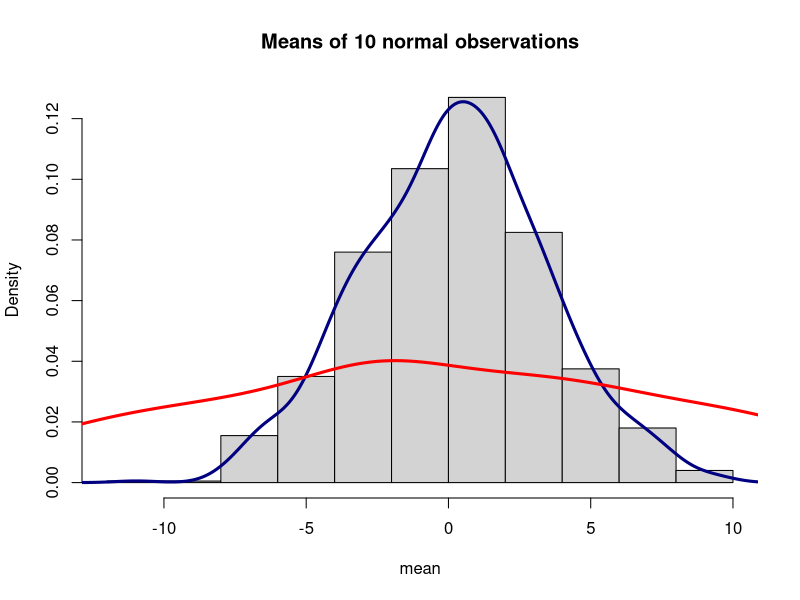
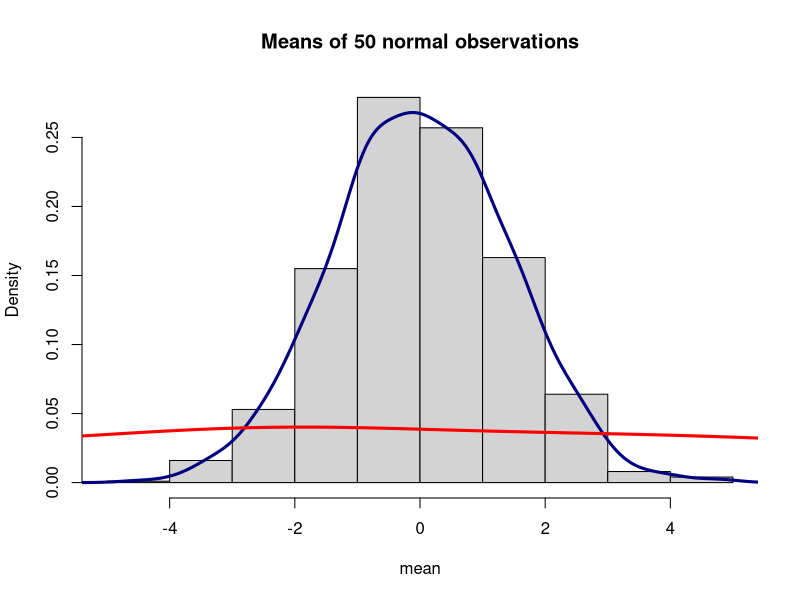
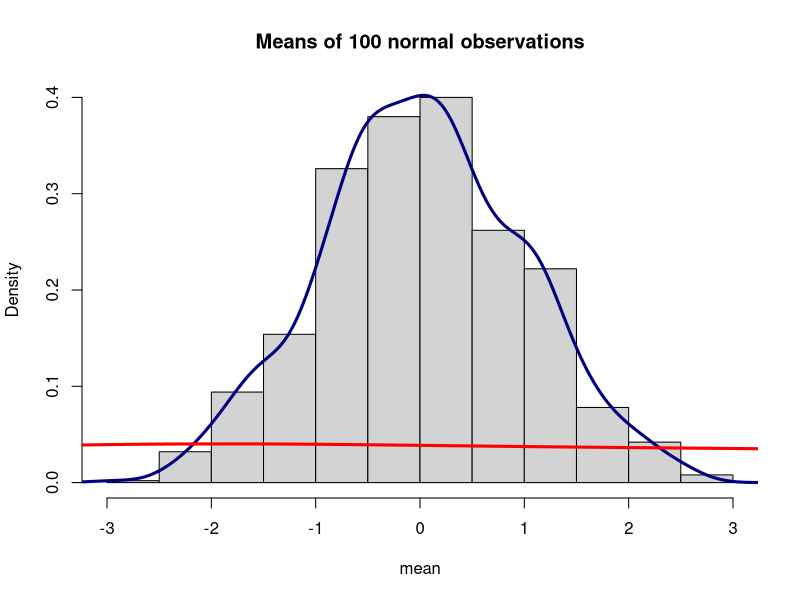
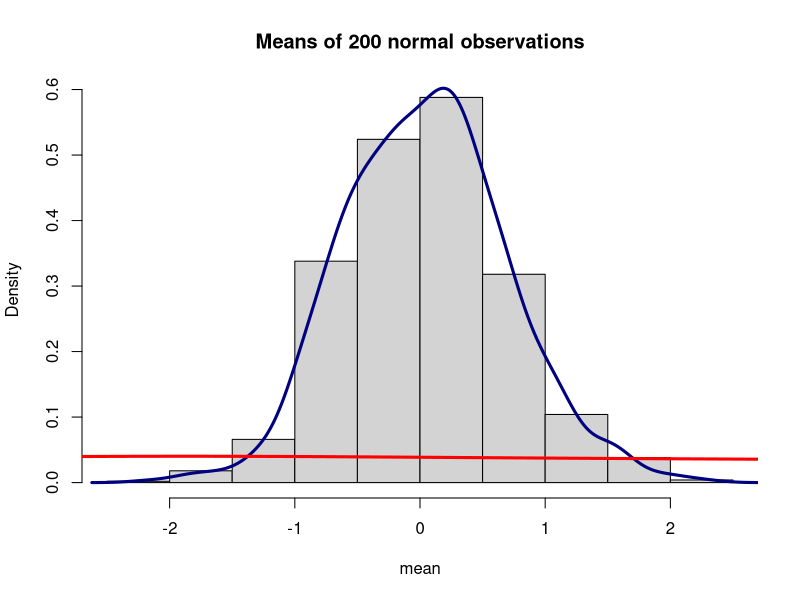
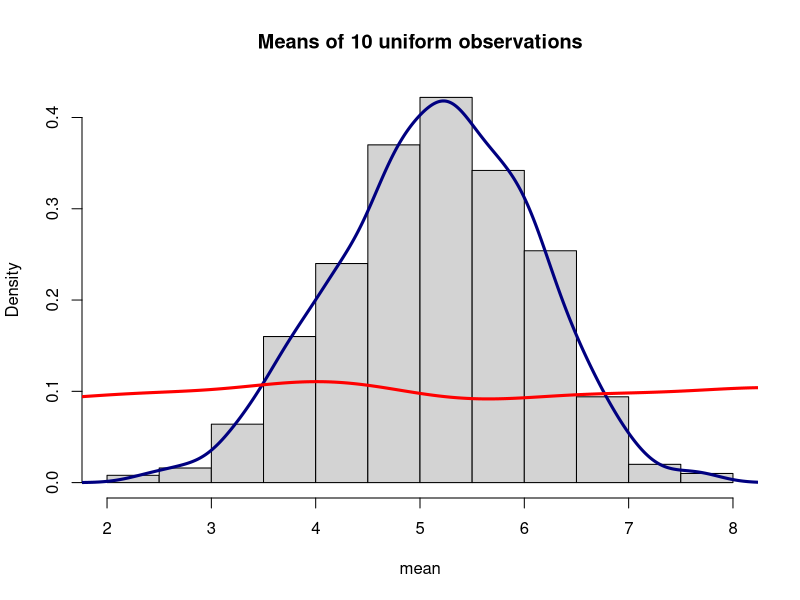
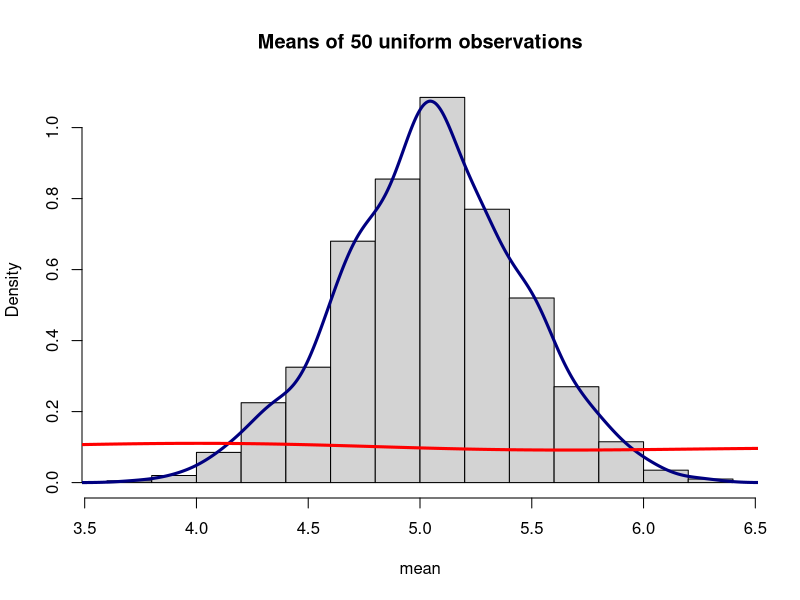
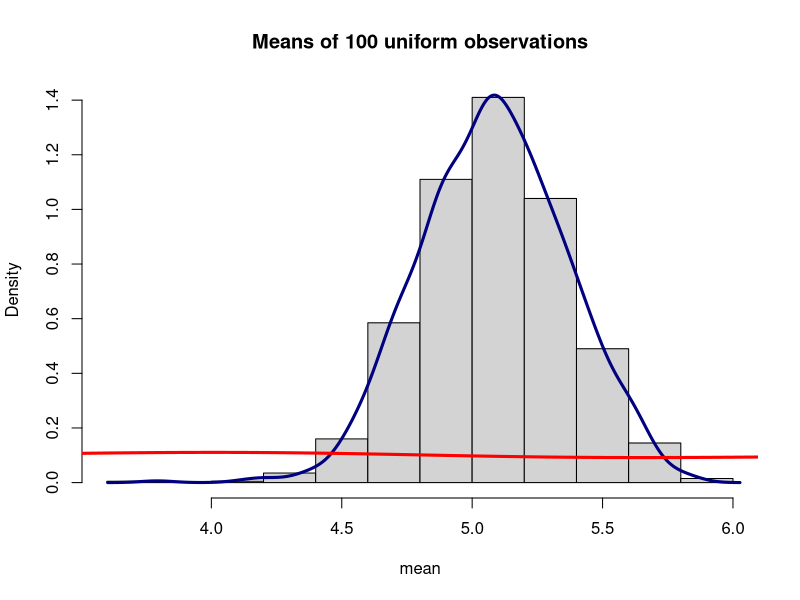
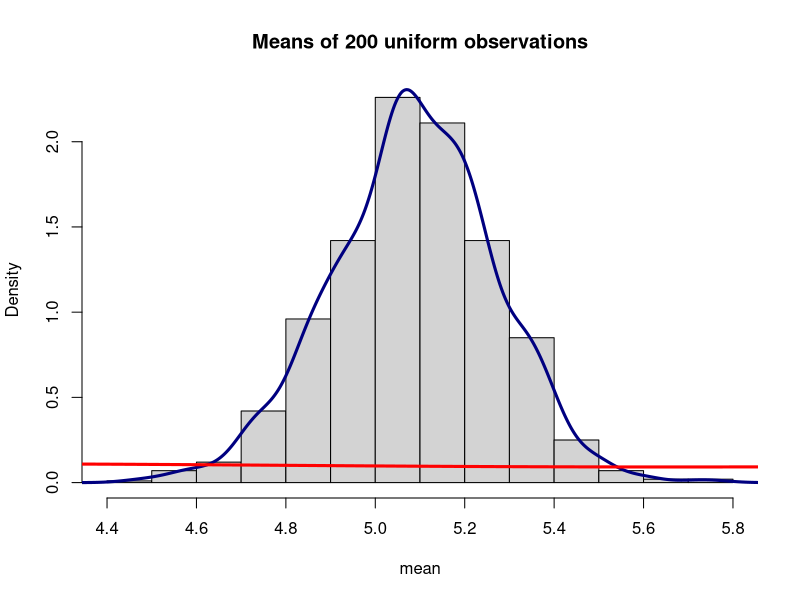

Recreate these plots in R, in order.
## ---- chunk 1
xrf<-c(85.1, 81.4, 77.1, 84.5, 87.9, 83.2, 86.6, 83.9, 81.1, 80.8)
    icp<-c(87.4, 90.1, 86.2, 89.2, 88.4, 82.9, 81.9, 87.4, 82.1, 80.6)
    data.1<-cbind(xrf,icp)
## ---- chunk 2
data.1
## ---- chunk 3
N<-c(0:14)
f<-c(57,203,383,525,532,408,273,139,45,27,10,4,0,1,1)
gold<-cbind(N,f)
gold2<-rbind(N,f)
gold2
## ---- chunk 4
particles<-N*f
total_particles<-sum(particles)
total_obs<-sum(f)
weighted_mean<-signif(total_particles/total_obs,3)
## ---- chunk 5
set.seed(292015)
r.10<-rnorm(10)
r.100<-rnorm(100)
r.1000<-rnorm(1000)
obs<-c(10,100,1000)
mean.10<-mean(r.10)
mean.100<-mean(r.100)
mean.1000<-mean(r.1000)
mean<-c(mean.10,mean.100,mean.1000)
std<-c(sd(r.10),sd(r.100),sd(r.1000))
table.3<-rbind(mean,std)
colnames(table.3)<-c(10,100,1000)
table.3
## ---- chunk 6
set.seed(2102015)
dataset<-rnorm(1000,0,10)
sample_means<-data.frame()
for (i in 1:1000){
    s.10<-mean(sample(dataset,10))
    s.50<-mean(sample(dataset,50))
    s.100<-mean(sample(dataset,100))
    s.200<-mean(sample(dataset,200))
    s.all<-c(s.10,s.50,s.100,s.200)
    sample_means<-rbind(sample_means,s.all)
}
colnames(sample_means)<-c("10","50","100","200")
#10 observations
hist(sample_means[,1],freq=F,main="Means of 10 normal observations",xlab="mean")
lines(density(sample_means[,1]),col="navy",lwd=3)
lines(density(dataset),col="red",lwd=3)
#50 observations
hist(sample_means[,2],freq=F,main="Means of 50 normal observations",xlab="mean")
lines(density(sample_means[,2]),col="navy",lwd=3)
lines(density(dataset),col="red",lwd=3)
#100 observations
hist(sample_means[,3],freq=F,main="Means of 100 normal observations",xlab="mean")
lines(density(sample_means[,3]),col="navy",lwd=3)
lines(density(dataset),col="red",lwd=3)
#200 observations
hist(sample_means[,4],freq=F,main="Means of 200 normal observations",xlab="mean")
lines(density(sample_means[,4]),col="navy",lwd=3)
lines(density(dataset),col="red",lwd=3)
## ---- chunk 7
set.seed(2102015)
dataset<-runif(1000,0,10)
sample_means<-data.frame()
for (i in 1:1000){
    s.10<-mean(sample(dataset,10))
    s.50<-mean(sample(dataset,50))
    s.100<-mean(sample(dataset,100))
    s.200<-mean(sample(dataset,200))
    s.all<-c(s.10,s.50,s.100,s.200)
    sample_means<-rbind(sample_means,s.all)
}
colnames(sample_means)<-c("10","50","100","200")
#10 observations
hist(sample_means[,1],freq=F,main="Means of 10 uniform observations",xlab="mean")
lines(density(sample_means[,1]),col="navy",lwd=3)
lines(density(dataset),col="red",lwd=3)
#50 observations
hist(sample_means[,2],freq=F,main="Means of 50 uniform observations",xlab="mean")
lines(density(sample_means[,2]),col="navy",lwd=3)
lines(density(dataset),col="red",lwd=3)
#100 observations
hist(sample_means[,3],freq=F,main="Means of 100 uniform observations",xlab="mean")
lines(density(sample_means[,3]),col="navy",lwd=3)
lines(density(dataset),col="red",lwd=3)
#200 observations
hist(sample_means[,4],freq=F,main="Means of 200 uniform observations",xlab="mean")
lines(density(sample_means[,4]),col="navy",lwd=3)
lines(density(dataset),col="red",lwd=3)
## ---- chunk 8
P.3<-0.07*0.07*0.07
P.3
## ---- chunk 9
P.0<-.93*.93*.93
P.0
## ---- chunk 10
P.1<-.07*.93*.93*3
P.1
## ---- chunk 11
P.2<-.07*.07*.93*3
P.2
## ---- chunk 12
P.total<-P.0+P.1+P.2+P.3
P.total
## ---- chunk 13
P.both<-(1-P.0)*(1-P.0)
P.both
